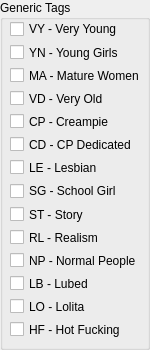
              <widget class="QGroupBox" name="groupBox_3">
               <property name="minimumSize">
                <size>
                 <width>0</width>
                 <height>350</height>
                </size>
               </property>
               <property name="title">
                <string>Generic Tags</string>
               </property>
               <widget class="QWidget" name="verticalLayoutWidget_4">
                <property name="geometry">
                 <rect>
                  <x>10</x>
                  <y>20</y>
                  <width>131</width>
                  <height>318</height>
                 </rect>
                </property>
                <layout class="QVBoxLayout" name="verticalLayout_7">
                 <item>
                  <widget class="QCheckBox" name="checkBox_gen_VY">
                   <property name="toolTip">
                    <string>if this wasn't commercial porn...</string>
                   </property>
                   <property name="text">
                    <string>VY - Very Young</string>
                   </property>
                  </widget>
                 </item>
                 <item>
                  <widget class="QCheckBox" name="checkBox_gen_YN">
                   <property name="toolTip">
                    <string>teenagers, mostly</string>
                   </property>
                   <property name="text">
                    <string>YN - Young Girls</string>
                   </property>
                  </widget>
                 </item>
                 <item>
                  <widget class="QCheckBox" name="checkBox_gen_MA">
                   <property name="toolTip">
                    <string>mothers and up</string>
                   </property>
                   <property name="text">
                    <string>MA - Mature Women</string>
                   </property>
                  </widget>
                 </item>
                 <item>
                  <widget class="QCheckBox" name="checkBox_gen_VD">
                   <property name="toolTip">
                    <string>60+ year old grandmas</string>
                   </property>
                   <property name="text">
                    <string>VD - Very Old</string>
                   </property>
                  </widget>
                 </item>
                 <item>
                  <widget class="QCheckBox" name="checkBox_gen_CP">
                   <property name="toolTip">
                    <string>at least one creampie</string>
                   </property>
                   <property name="text">
                    <string>CP - Creampie</string>
                   </property>
                  </widget>
                 </item>
                 <item>
                  <widget class="QCheckBox" name="checkBox_gen_CD">
                   <property name="toolTip">
                    <string>creampies are the end of a majority of scenes</string>
                   </property>
                   <property name="text">
                    <string>CD - CP Dedicated</string>
                   </property>
                  </widget>
                 </item>
                 <item>
                  <widget class="QCheckBox" name="checkBox_gen_LE">
                   <property name="toolTip">
                    <string>girls doing girls</string>
                   </property>
                   <property name="text">
                    <string>LE - Lesbian</string>
                   </property>
                  </widget>
                 </item>
                 <item>
                  <widget class="QCheckBox" name="checkBox_gen_SG">
                   <property name="toolTip">
                    <string>there are girls wearing sailor uniforms...</string>
                   </property>
                   <property name="text">
                    <string>SG - School Girl</string>
                   </property>
                  </widget>
                 </item>
                 <item>
                  <widget class="QCheckBox" name="checkBox_gen_ST">
                   <property name="toolTip">
                    <string>there is a narrative of some kind, they are actors, not porn stars fucking</string>
                   </property>
                   <property name="text">
                    <string>ST - Story</string>
                   </property>
                  </widget>
                 </item>
                 <item>
                  <widget class="QCheckBox" name="checkBox_gen_RL">
                   <property name="toolTip">
                    <string>director is trying for some realism here in a &gt;special&lt; way</string>
                   </property>
                   <property name="text">
                    <string>RL - Realism</string>
                   </property>
                  </widget>
                 </item>
                 <item>
                  <widget class="QCheckBox" name="checkBox_gen_NP">
                   <property name="toolTip">
                    <string>not full of make-up covered models giving fake orgasms. Amateurs and authenticity are key</string>
                   </property>
                   <property name="text">
                    <string>NP - Normal People</string>
                   </property>
                  </widget>
                 </item>
                 <item>
                  <widget class="QCheckBox" name="checkBox_gen_LB">
                   <property name="toolTip">
                    <string>girl is lubed and shiny for at least part of the video. Also counts for sweaty</string>
                   </property>
                   <property name="text">
                    <string>LB - Lubed</string>
                   </property>
                  </widget>
                 </item>
                 <item>
                  <widget class="QCheckBox" name="checkBox_gen_LO">
                   <property name="toolTip">
                    <string>girl is acting/looking like a child</string>
                   </property>
                   <property name="text">
                    <string>LO - Lolita</string>
                   </property>
                  </widget>
                 </item>
                 <item>
                  <widget class="QCheckBox" name="checkBox_gen_HF">
                   <property name="toolTip">
                    <string>the actors are fucking hard. A special classification that is just &quot;oh shit this is hot&quot;</string>
                   </property>
                   <property name="text">
                    <string>HF - Hot Fucking</string>
                   </property>
                  </widget>
                 </item>
                </layout>
               </widget>
              </widget>
